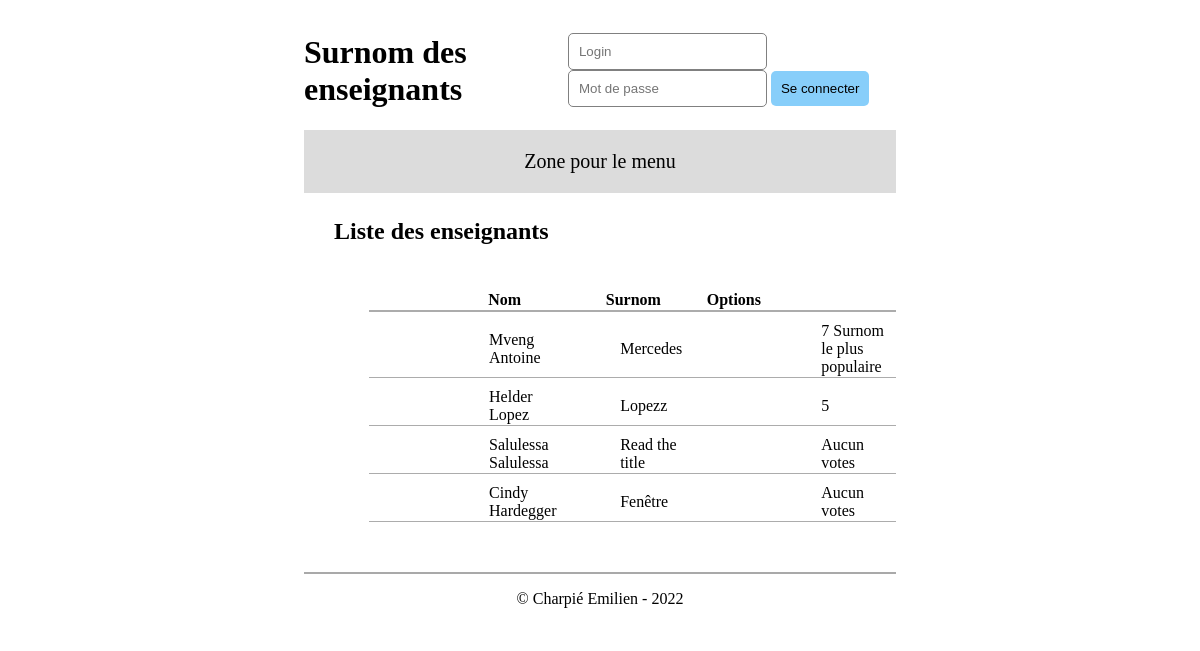
/src/html/home.php, run on the app's committed database.
### tables this page shows
CREATE TABLE `t_teacher` (
  `idTeacher` int(11) NOT NULL,
  `teaFirstname` varchar(50) NOT NULL,
  `teaName` varchar(50) NOT NULL,
  `teaGender` char(1) NOT NULL,
  `teaNickname` varchar(50) NOT NULL,
  `teaOrigine` text NOT NULL,
  `teaVoix` int(11) NOT NULL DEFAULT '0',
  `fkSection` int(11) NOT NULL
);

### src/php/database.php (called while the page is built, shortened)
<?php
include '../../UserContent/usersInfos/userInfos.php';
class Database {
    private $connector;
    public function __construct(){
        $connexion = new connexionValues();
        $this->connexionValues = $connexion->getValues();
        $Json = file_get_contents("../../UserContent/usersInfos/password.json");
        $passwordArray = json_decode($Json, true);
        try {
            $dns = "mysql:host=".$this->connexionValues['host'].";dbname=".$this->connexionValues['dbname'].";charset=utf8";
            $this->connector = new PDO($dns, $this->connexionValues['user'], $passwordArray[0]['pass']);
        } catch (PDOException $e) {
            echo "PDOError: " . $e->getMessage()." In ".__FILE__;
        }
    }
    private function querySimpleExecute($query){
        $req = $this->connector->query($query);
        $array = $this->formatData($req);
        return $array;
    }
    private function formatData($req){
        $array = $req->fetchAll(PDO::FETCH_ASSOC);
        return $array;
    }
    public function getAllTeachers(){
        $queryRequest = "SELECT idTeacher, teaFirstname, teaName, teaNickname, teaVoix FROM `t_teacher` ORDER BY teaVoix DESC";
        $teachers = $this->querySimpleExecute($queryRequest);
        return $teachers;
    }
 }
?>

### UserContent/usersInfos/userInfos.php (called while the page is built)
<?php
class connexionValues {
    private $host = "localhost";
    private $user = 'dbUser_EmilienCharpie';
    private $password = '.Etml-';
    private $dbname = "db_nickname_emilien";
    public function getValues(){
        $values = array("host"=>$this->host, "user"=>$this->user, "dbname"=>$this->dbname, "password"=>$this->password);
        return $values;
    }
}
?>

### src/html/home.php (the view, shortened to what this page needs)
<!DOCTYPE html>
<html lang="fr">
<head>
    <link rel="stylesheet" href="/GentilNickname/GentilNickname/resources/css/style.css"/>
</head>
    <body>
        <?php
        include('../php/database.php');
        $database = new Database();
        $teachers = $database->getAllTeachers();
        ?>
        <div class="bodyDiv">
            <div class="contentDiv">
                <div class="titleHome">
                    <h1>
                        Surnom des enseignants
                    </h1>
                    <?php
                    if(!isset($_SESSION['id'])){
                    ?>
                    <div class="formConnexionContent">
                        <form action="../php/login.php" method="post" class="formConnexion">
                            <input type="text" name="Login" placeholder="Login" class="inputFormConnexion">
                            <input type="text" name="Password" placeholder="Mot de passe" class="inputFormConnexion">
                            <input type="submit" name="btnSubmit" value="Se connecter" class="submitFormConnexion">
                        </form>
                    </div>
                        <?php
                    }
                    ?>
                </div>
                <nav class="menu">
                    <p class="titleMenu">
                        Zone pour le menu
                    </p>
                </nav>
                <div class="teachers">
                    <div class="titleTeachers">
                        <h2>
                            Liste des enseignants
                        </h2>
                    </div>
                    <form action="/GentilNickname/GentilNickname/src/php/electTeacher.php" method="post" class="formElectTeacher">
                        <table class="arrayTeacher">
                            <tr class="titleArray">
                                <th></th>
                                <th>Nom</th>
                                <th>Surnom</th>
                                <th>Options</th>
                                <th></th>
                            </tr>
                            <?php
                                foreach ($teachers as $key => $values){
                                    echo "<tr>";
                                    if(isset($_SESSION['id'])){
                                        echo"
                                        <td class=\"checkBoxTd\">
                                            <input type=\"checkbox\" name=\"electUser[]\" value=" . $teachers[$key]['idTeacher'] . ">
                                        </td>";
                                    }else{
                                        echo "<td></td>";
                                    }
                                    echo "
                                        <td>" . $teachers[$key]["teaFirstname"] . " " . $teachers[$key]["teaName"] . "</td>
                                        <td>" . $teachers[$key]["teaNickname"] . "</td>
                                    ";
                                    if(isset($_SESSION['id']) && $_SESSION['admin'] == 1){
                                        echo "
                                        <td>
                                            <a href=\"/GentilNickname/GentilNickname/src/html/editTeacher.php?id=" . $teachers[$key]['idTeacher'] . "\"><img src=\"/GentilNickname/GentilNickname/resources/images/edit.png\" alt=\"Edit\" class=\"menuPicture\"></a>
                                            <img src=\"/GentilNickname/GentilNickname/resources/images/delete.jpg\" alt=\"Delete\" class=\"menuPicture deleteButton\" onclick=\"confirmDelete(" . $teachers[$key]['idTeacher'] . ")\">
                                            <a href=\"/GentilNickname/GentilNickname/src/html/details.php?id=" . $teachers[$key]['idTeacher'] . "\"><img src=\"/GentilNickname/GentilNickname/resources/images/details.png\" alt=\"Details\" class=\"menuPicture\"></a>
                                        </td>";
                                    }else if(isset($_SESSION['id']) && $_SESSION['admin'] == 0){
                                        echo "
                                        <td>
                                            <a href=\"/GentilNickname/GentilNickname/src/html/details.php?id=" . $teachers[$key]['idTeacher'] . "\"><img src=\"/GentilNickname/GentilNickname/resources/images/details.png\" alt=\"Details\" class=\"menuPicture\"></a>
                                        </td>";
                                    }else{
                                        echo "<td></td>";
                                    }
                                    if(isset($_SESSION['id'])){
                                        if($teachers[$key]['teaVoix'] > 0)
                                        {
                                            if($key == 0){
                                                echo "
                                                <td>
                                                    <a href=\"/GentilNickname/GentilNickname/src/php/electTeacher.php?id=" . $teachers[$key]['idTeacher'] . "\">J'élis</a> "
                                                    . $teachers[$key]['teaVoix'] . " Surnom le plus populaire " .
                                                "</td>";
                                            }else{
                                                echo "
                                                <td>
                                                    <a href=\"/GentilNickname/GentilNickname/src/php/electTeacher.php?id=" . $teachers[$key]['idTeacher'] . "\">J'élis</a> "
                                                    . $teachers[$key]['teaVoix'] .
                                                "</td>";
                                            }
                                        }else{
                                            echo "
                                            <td>
                                                <a href=\"/GentilNickname/GentilNickname/src/php/electTeacher.php?id=" . $teachers[$key]['idTeacher'] . "\">J'élis</a>"
                                                . " Allez élisez-moi" .
                                            "</td>";
                                        }
                                    }else{
                                        if($teachers[$key]['teaVoix'] > 0)
                                        {
                                            if($key == 0){
                                                echo "
                                                <td>"
                                                    . $teachers[$key]['teaVoix'] . " Surnom le plus populaire " .
                                                "</td>";
                                            }else{
                                                echo "
                                                <td>"
                                                    . $teachers[$key]['teaVoix'] .
                                                "</td>";
                                            }
                                        }else{
                                            echo "
                                            <td>"
                                                . "Aucun votes" .
                                            "</td>";
                                        }
                                    }
                                    echo "</tr>";
                                }
                            ?>
                        </table>
                    </form>
                </div>
                <footer class="footer">
                    <p>&copy; Charpié Emilien - 2022</p>
                </footer>
            </div>
        </div>
    </body>
</html>

### resources/css/style.css (style rules this page uses)
.bodyDiv { display: flex; justify-content: space-around; }
.contentDiv { width: 50%; padding: 5px; }
.titleHome { width: 100%; display: flex; justify-content: space-between; }
.formConnexionContent { margin-top: 20px; margin-left: 50px; }
.inputFormConnexion { padding: 10px; border-radius: 5px; border: 1px solid gray; }
.submitFormConnexion { padding: 10px; background-color: lightskyblue; border-radius: 5px; border: 0px; cursor: pointer; }
.menu { background-color: gainsboro; display: flex; justify-content: space-around; }
.titleMenu { font-size: 20px; }
.teachers { margin-top: 25px; margin-left: 30px; }
.formElectTeacher { display: flex; flex-direction: column; }
.arrayTeacher { margin-top: 25px; margin-left: 35px; display: flex; flex-direction: column; }
table { border-collapse: collapse; }
.titleArray { border-bottom: 2px solid rgb(172, 172, 172); }
td { border-bottom: 1px solid rgb(172, 172, 172); padding-top: 10px; width: 200px; padding-left: 50px; }
td { height: 30px; }
.footer { width: 100%; margin-top: 50px; justify-content: space-around; display: flex; border-top: 2px solid darkgray; }

### data on the page
t_teacher: teaFirstname "Mveng", teaName "Antoine", teaNickname "Mercedes", teaVoix "7"
t_teacher: teaFirstname "Helder", teaName "Lopez", teaNickname "Lopezz", teaVoix "5"
t_teacher: teaFirstname "Salulessa", teaName "Salulessa", teaNickname "Read the title", teaVoix "Aucun votes"
t_teacher: teaFirstname "Cindy", teaName "Hardegger", teaNickname "Fenêtre", teaVoix "Aucun votes"
